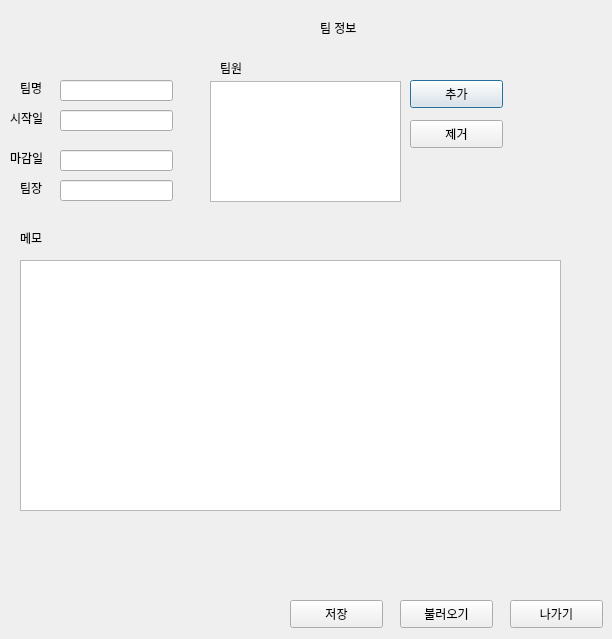
<?xml version="1.0" encoding="UTF-8"?>
<ui version="4.0">
 <class>TeamInfo</class>
 <widget class="QDialog" name="TeamInfo">
  <property name="geometry">
   <rect>
    <x>0</x>
    <y>0</y>
    <width>612</width>
    <height>639</height>
   </rect>
  </property>
  <property name="windowTitle">
   <string>Dialog</string>
  </property>
  <widget class="QLabel" name="label">
   <property name="geometry">
    <rect>
     <x>320</x>
     <y>20</y>
     <width>64</width>
     <height>15</height>
    </rect>
   </property>
   <property name="text">
    <string>팀 정보</string>
   </property>
  </widget>
  <widget class="QListWidget" name="listWidget">
   <property name="geometry">
    <rect>
     <x>210</x>
     <y>81</y>
     <width>191</width>
     <height>121</height>
    </rect>
   </property>
  </widget>
  <widget class="QTextEdit" name="textEdit">
   <property name="geometry">
    <rect>
     <x>20</x>
     <y>260</y>
     <width>541</width>
     <height>251</height>
    </rect>
   </property>
  </widget>
  <widget class="QLabel" name="label_2">
   <property name="geometry">
    <rect>
     <x>20</x>
     <y>230</y>
     <width>64</width>
     <height>15</height>
    </rect>
   </property>
   <property name="text">
    <string>메모</string>
   </property>
  </widget>
  <widget class="QLineEdit" name="lineEdit">
   <property name="geometry">
    <rect>
     <x>60</x>
     <y>80</y>
     <width>113</width>
     <height>21</height>
    </rect>
   </property>
  </widget>
  <widget class="QLineEdit" name="lineEdit_2">
   <property name="geometry">
    <rect>
     <x>60</x>
     <y>110</y>
     <width>113</width>
     <height>21</height>
    </rect>
   </property>
  </widget>
  <widget class="QLineEdit" name="lineEdit_3">
   <property name="geometry">
    <rect>
     <x>60</x>
     <y>150</y>
     <width>113</width>
     <height>21</height>
    </rect>
   </property>
  </widget>
  <widget class="QLineEdit" name="lineEdit_4">
   <property name="geometry">
    <rect>
     <x>60</x>
     <y>180</y>
     <width>113</width>
     <height>21</height>
    </rect>
   </property>
  </widget>
  <widget class="QLabel" name="label_3">
   <property name="geometry">
    <rect>
     <x>20</x>
     <y>80</y>
     <width>31</width>
     <height>16</height>
    </rect>
   </property>
   <property name="text">
    <string>팀명</string>
   </property>
  </widget>
  <widget class="QLabel" name="label_4">
   <property name="geometry">
    <rect>
     <x>10</x>
     <y>110</y>
     <width>51</width>
     <height>16</height>
    </rect>
   </property>
   <property name="text">
    <string>시작일</string>
   </property>
  </widget>
  <widget class="QLabel" name="label_5">
   <property name="geometry">
    <rect>
     <x>10</x>
     <y>150</y>
     <width>51</width>
     <height>16</height>
    </rect>
   </property>
   <property name="text">
    <string>마감일</string>
   </property>
  </widget>
  <widget class="QLabel" name="label_6">
   <property name="geometry">
    <rect>
     <x>20</x>
     <y>180</y>
     <width>31</width>
     <height>16</height>
    </rect>
   </property>
   <property name="text">
    <string>팀장</string>
   </property>
  </widget>
  <widget class="QLabel" name="label_7">
   <property name="geometry">
    <rect>
     <x>220</x>
     <y>60</y>
     <width>64</width>
     <height>15</height>
    </rect>
   </property>
   <property name="text">
    <string>팀원</string>
   </property>
  </widget>
  <widget class="QPushButton" name="pushButton_5">
   <property name="geometry">
    <rect>
     <x>410</x>
     <y>80</y>
     <width>93</width>
     <height>28</height>
    </rect>
   </property>
   <property name="text">
    <string>추가</string>
   </property>
  </widget>
  <widget class="QPushButton" name="pushButton_6">
   <property name="geometry">
    <rect>
     <x>410</x>
     <y>120</y>
     <width>93</width>
     <height>28</height>
    </rect>
   </property>
   <property name="text">
    <string>제거</string>
   </property>
  </widget>
  <widget class="QPushButton" name="pushButton">
   <property name="geometry">
    <rect>
     <x>400</x>
     <y>600</y>
     <width>93</width>
     <height>28</height>
    </rect>
   </property>
   <property name="text">
    <string>불러오기</string>
   </property>
  </widget>
  <widget class="QPushButton" name="pushButton_2">
   <property name="geometry">
    <rect>
     <x>510</x>
     <y>600</y>
     <width>93</width>
     <height>28</height>
    </rect>
   </property>
   <property name="text">
    <string>나가기</string>
   </property>
  </widget>
  <widget class="QPushButton" name="pushButton_3">
   <property name="geometry">
    <rect>
     <x>290</x>
     <y>600</y>
     <width>93</width>
     <height>28</height>
    </rect>
   </property>
   <property name="text">
    <string>저장</string>
   </property>
  </widget>
 </widget>
 <resources/>
 <connections/>
</ui>
